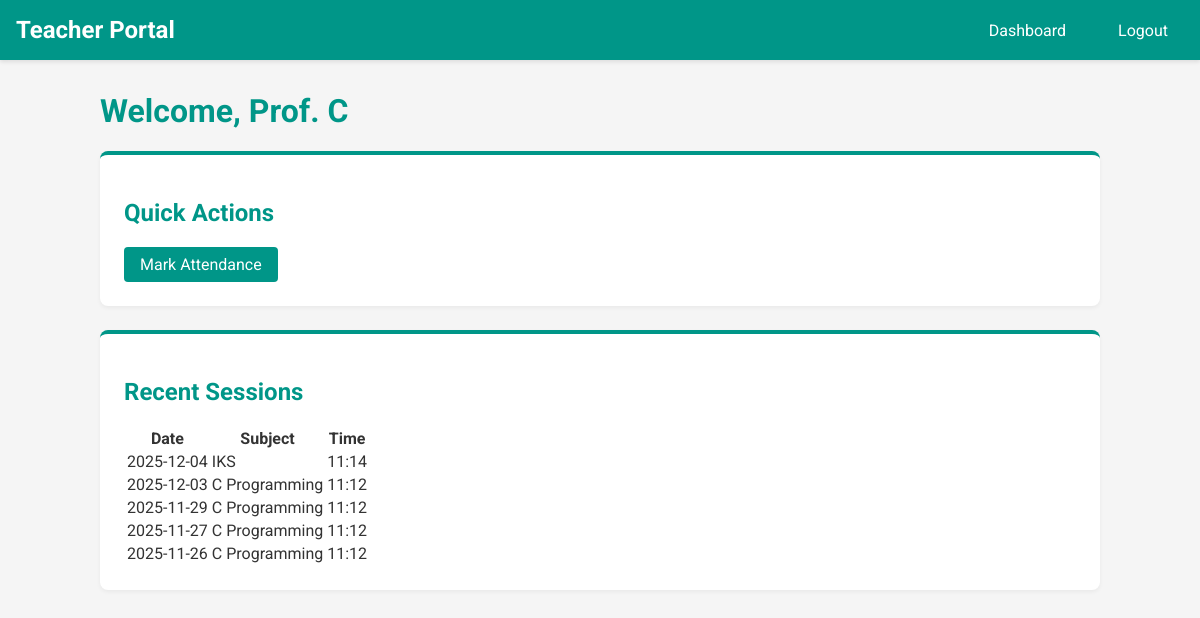
Page /teacher/dashboard (signed in) on the committed database.
### app/models.py (models this page shows)
class Teacher(db.Model):
    id = db.Column(db.Integer, primary_key=True)
    user_id = db.Column(db.Integer, db.ForeignKey('user.id'), nullable=False)
    name = db.Column(db.String(100), nullable=False)
    email = db.Column(db.String(120), unique=True, nullable=False)

class AttendanceSession(db.Model):
    id = db.Column(db.Integer, primary_key=True)
    teacher_id = db.Column(db.Integer, db.ForeignKey('teacher.id'), nullable=False)
    subject_id = db.Column(db.Integer, db.ForeignKey('subject.id'), nullable=False)
    date = db.Column(db.Date, nullable=False, default=datetime.utcnow)
    created_at = db.Column(db.DateTime, default=datetime.utcnow)
    records = db.relationship('AttendanceRecord', backref='session', lazy=True)
    subject = db.relationship('Subject', backref='sessions')

class Subject(db.Model):
    id = db.Column(db.Integer, primary_key=True)
    name = db.Column(db.String(100), nullable=False)
    semester = db.Column(db.Integer, nullable=False)

### app/routes/teacher.py (the view)
@teacher_bp.route('/dashboard')
@teacher_required
def dashboard():
    teacher = Teacher.query.filter_by(user_id=current_user.id).first()
    subjects = Subject.query.all()
    recent_sessions = AttendanceSession.query.filter_by(teacher_id=teacher.id).order_by(AttendanceSession.created_at.desc()).limit(5).all()
    return render_template('teacher/dashboard.html', teacher=teacher, subjects=subjects, recent_sessions=recent_sessions)

### app/routes/teacher.py (called while the page is built)
def teacher_required(f):
    @wraps(f)
    def decorated_function(*args, **kwargs):
        if not current_user.is_authenticated or current_user.role != 'teacher':
            flash('You must be a teacher to access this page.')
            return redirect(url_for('teacher.login'))
        return f(*args, **kwargs)
    return decorated_function

### app/templates/teacher/dashboard.html
{% extends "teacher/base.html" %}
{% block content %}
<h1>Welcome, {{ teacher.name }}</h1>
<div class="card">
    <h2>Quick Actions</h2>
    <a href="{{ url_for('teacher.mark_attendance') }}" class="btn">Mark Attendance</a>
</div>
<div class="card">
    <h2>Recent Sessions</h2>
    {% if recent_sessions %}
    <table>
        <thead>
            <tr>
                <th>Date</th>
                <th>Subject</th>
                <th>Time</th>
            </tr>
        </thead>
        <tbody>
            {% for session in recent_sessions %}
            <tr>
                <td>{{ session.date.strftime('%Y-%m-%d') }}</td>
                <td>{{ session.subject.name }}</td>
                <td>{{ session.created_at.strftime('%H:%M') }}</td>
            </tr>
            {% endfor %}
        </tbody>
    </table>
    {% else %}
    <p>No attendance sessions recorded yet.</p>
    {% endif %}
</div>
{% endblock %}

### app/templates/teacher/base.html (shortened to what this page needs)
<!DOCTYPE html>
<html lang="en">
<head>
    <link rel="stylesheet" href="{{ url_for('static', filename='css/teacher.css') }}">
</head>
<body>
    <nav>
        <div class="logo">Teacher Portal</div>
        <div class="nav-links">
            {% if current_user.is_authenticated and current_user.role == 'teacher' %}
            <a href="{{ url_for('teacher.dashboard') }}">Dashboard</a>
            <a href="{{ url_for('teacher.logout') }}">Logout</a>
            {% endif %}
        </div>
    </nav>
    <div class="container">
        {% block content %}{% endblock %}
    </div>
</body>
</html>

### app/static/css/teacher.css (style rules this page uses)
:root { --primary-color: #009688; --secondary-color: #e0f2f1; --accent-color: #00796b; --text-color: #333; --bg-color: #f5f5f5; --card-bg: #ffffff; }
body { font-family: 'Roboto', sans-serif; background-color: var(--bg-color); color: var(--text-color); margin: 0; padding: 0; }
nav { background-color: var(--primary-color); padding: 1rem; display: flex; justify-content: space-between; align-items: center; box-shadow: 0 2px 4px rgba(0, 0, 0, 0.1); }
.logo { font-size: 1.5rem; font-weight: bold; color: white; }
.nav-links a { color: white; text-decoration: none; margin-left: 1rem; padding: 0.5rem 1rem; border-radius: 4px; transition: background 0.3s; }
.container { max-width: 1000px; margin: 2rem auto; padding: 0 1rem; }
.card { background-color: var(--card-bg); padding: 1.5rem; border-radius: 8px; box-shadow: 0 2px 4px rgba(0, 0, 0, 0.05); margin-bottom: 1.5rem; border-top: 4px solid var(--primary-color); }
h1, h2, h3 { color: var(--primary-color); }
button, .btn { background-color: var(--primary-color); color: white; border: none; padding: 0.5rem 1rem; border-radius: 4px; cursor: pointer; text-decoration: none; display: inline-block; }

### rows in the picture
Teacher: name "Prof. C"
AttendanceSession: date "2025-12-04", subject.name "IKS", created_at "11:14"
AttendanceSession: date "2025-12-03", subject.name "C Programming", created_at "11:12"
AttendanceSession: date "2025-11-29", subject.name "C Programming", created_at "11:12"
AttendanceSession: date "2025-11-27", subject.name "C Programming", created_at "11:12"
AttendanceSession: date "2025-11-26", subject.name "C Programming", created_at "11:12"
